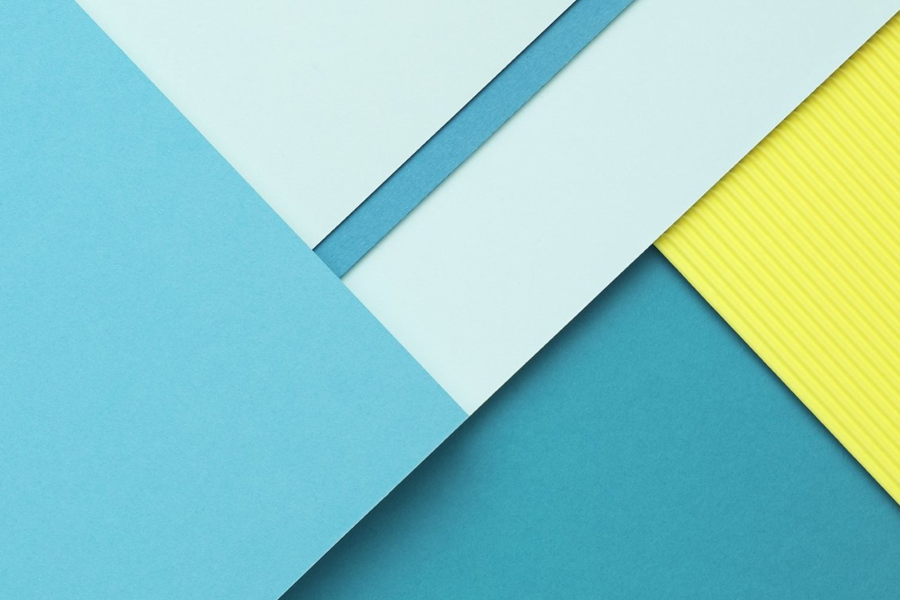
#> input picture assets/BG1.png, 900 x 600 px, found by its file name; its folder holds only this picture in this run
$ python resize.py
#> lines starting #> are read from the running program, lines starting #| are printed output that depends on the picture
import os
from PIL import Image

def resize_image(input_folder='assets', output_folder='output', size=(256, 256)):
    # Get the list of images
#> called with input_folder = 'assets', output_folder = 'output', size = (30, 30)
    images = []
    for file in os.listdir(input_folder):
        if file.endswith(('.png', '.jpg', '.jpeg')):
            images.append(file)

    if not images:
        print(f"No images found in {input_folder}.")
        return

    # Display available images
    print("Available images:")
    for i, img in enumerate(images, 1):
        print(f"{i}. {img}")

    # Ask user to select an image by index
    choice = int(input(f"Select an image (1 to {len(images)}): ")) - 1
#> the answer given: 1
    if choice < 0 or choice >= len(images):
        print("Invalid choice.")
        return

    image_path = os.path.join(input_folder, images[choice])

    # Open and resize the selected image
    image = Image.open(image_path)
#> image is the input picture: PIL image 900x600 RGBA; mean R, G, B, A 144.4, 204, 198.9, 255
    resized_image = image.resize(size)
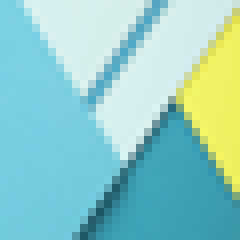
#> resized_image: PIL image 30x30 RGBA (shown 8 times larger); mean R, G, B, A 144.4, 204, 198.9, 255

    # Create output folder if it doesn't exist
    if not os.path.exists(output_folder):
        os.makedirs(output_folder)

    # Create a unique filename by appending '_resized'
    base, ext = os.path.splitext(images[choice])
    new_filename = f"{base}_resized{ext}"

    # Save resized image
    resized_image.save(os.path.join(output_folder, new_filename))
    print(f"Resized {images[choice]} and saved as {new_filename} in {output_folder}.")

# Example usage
resize_image(size=(30, 30))
